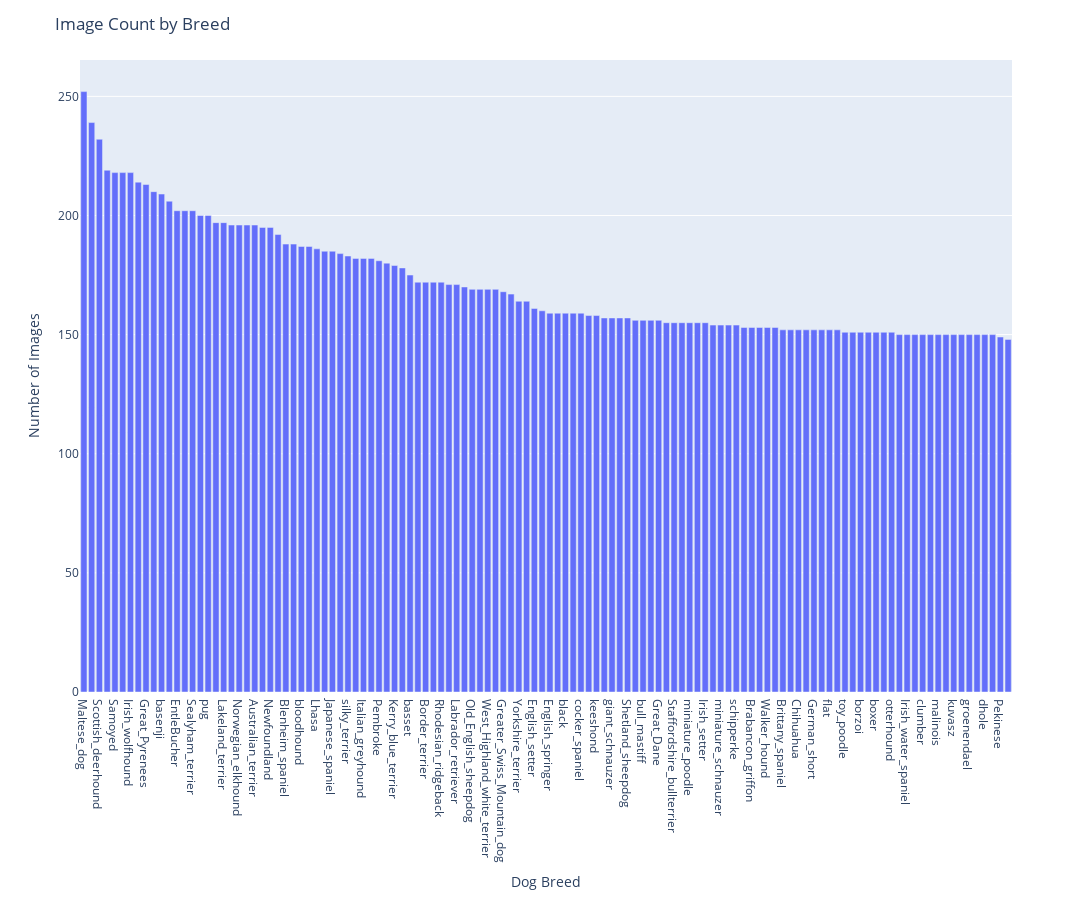

This figure's notebook cell:
### Code cell
#we count the number of dog images per breed discovering the fact the the dataset in slightly imbalanced

breed_count_df = df.groupby('breed_label').count().reset_index()\
                .rename(columns = {'file_path':'dog_count'})[['breed_label','dog_count']]\
                .sort_values(by = 'dog_count', ascending = False)

fig = px.bar(breed_count_df, x='breed_label', y='dog_count')

fig.update_layout(title_text = 'Image Count by Breed',
                  yaxis_title = 'Number of Images',
                  xaxis_title = 'Dog Breed')

fig.update_layout(height = 900, width = 1500)

fig.show()

### Figure 1 — Plotly figure (JSON) as saved in the notebook; plotly's stock layout.template omitted (floating-point values rounded to 4 significant figures)
{"data": [{"alignmentgroup": "True", "hoverlabel": {"namelength": 0}, "hovertemplate": "breed_label=%{x}<br>dog_count=%{y}", "legendgroup": "", "marker": {"color": "#636efa"}, "name": "", "offsetgroup": "", "orientation": "v", "showlegend": false, "textposition": "auto", "type": "bar", "x": ["Maltese_dog", "Afghan_hound", "Scottish_deerhound", "Pomeranian", "Samoyed", "Bernese_mountain_dog", "Irish_wolfhound", "Shih", "Great_Pyrenees", "Leonberg", "basenji", "Tibetan_terrier", "EntleBucher", "Airedale", "Sealyham_terrier", "Saluki", "pug", "cairn", "Lakeland_terrier", "papillon", "Norwegian_elkhound", "chow", "Australian_terrier", "beagle", "Newfoundland", "Siberian_husky", "Blenheim_spaniel", "Ibizan_hound", "bloodhound", "whippet", "Lhasa", "Norwich_terrier", "Japanese_spaniel", "miniature_pinscher", "silky_terrier", "Bedlington_terrier", "Italian_greyhound", "Boston_bull", "Pembroke", "Dandie_Dinmont", "Kerry_blue_terrier", "malamute", "basset", "Norfolk_terrier", "Border_terrier", "toy_terrier", "Rhodesian_ridgeback", "bluetick", "Labrador_retriever", "Saint_Bernard", "Old_English_sheepdog", "African_hunting_dog", "West_Highland_white_terrier", "Irish_terrier", "Greater_Swiss_Mountain_dog", "Chesapeake_Bay_retriever", "Yorkshire_terrier", "American_Staffordshire_terrier", "English_setter", "Weimaraner", "English_springer", "standard_poodle", "black", "French_bulldog", "cocker_spaniel", "Scotch_terrier", "keeshond", "wire", "giant_schnauzer", "English_foxhound", "Shetland_sheepdog", "soft", "bull_mastiff", "dingo", "Great_Dane", "Cardigan", "Staffordshire_bullterrier", "Mexican_hairless", "miniature_poodle", "standard_schnauzer", "Irish_setter", "komondor", "miniature_schnauzer", "vizsla", "schipperke", "kelpie", "Brabancon_griffon", "collie", "Walker_hound", "Gordon_setter", "Brittany_spaniel", "briard", "Chihuahua", "Tibetan_mastiff", "German_short", "Rottweiler", "flat", "German_shepherd", "toy_poodle", "Appenzeller", "borzoi", "Sussex_spaniel", "boxer", "curly", "otterhound", "Bouvier_des_Flandres", "Irish_water_spaniel", "Border_collie", "clumber", "Welsh_springer_spaniel", "malinois", "Doberman", "kuvasz", "Eskimo_dog", "groenendael", "golden_retriever", "dhole", "affenpinscher", "Pekinese", "redbone"], "xaxis": "x", "y": [252, 239, 232, 219, 218, 218, 218, 214, 213, 210, 209, 206, 202, 202, 202, 200, 200, 197, 197, 196, 196, 196, 196, 195, 195, 192, 188, 188, 187, 187, 186, 185, 185, 184, 183, 182, 182, 182, 181, 180, 179, 178, 175, 172, 172, 172, 172, 171, 171, 170, 169, 169, 169, 169, 168, 167, 164, 164, 161, 160, 159, 159, 159, 159, 159, 158, 158, 157, 157, 157, 157, 156, 156, 156, 156, 155, 155, 155, 155, 155, 155, 154, 154, 154, 154, 153, 153, 153, 153, 153, 152, 152, 152, 152, 152, 152, 152, 152, 151, 151, 151, 151, 151, 151, 151, 150, 150, 150, 150, 150, 150, 150, 150, 150, 150, 150, 150, 150, 149, 148], "yaxis": "y"}], "layout": {"barmode": "relative", "height": 900, "legend": {"tracegroupgap": 0}, "margin": {"t": 60}, "title": {"text": "Image Count by Breed"}, "width": 1500, "xaxis": {"anchor": "y", "domain": [0, 1], "title": {"text": "Dog Breed"}}, "yaxis": {"anchor": "x", "domain": [0, 1], "title": {"text": "Number of Images"}}}}
